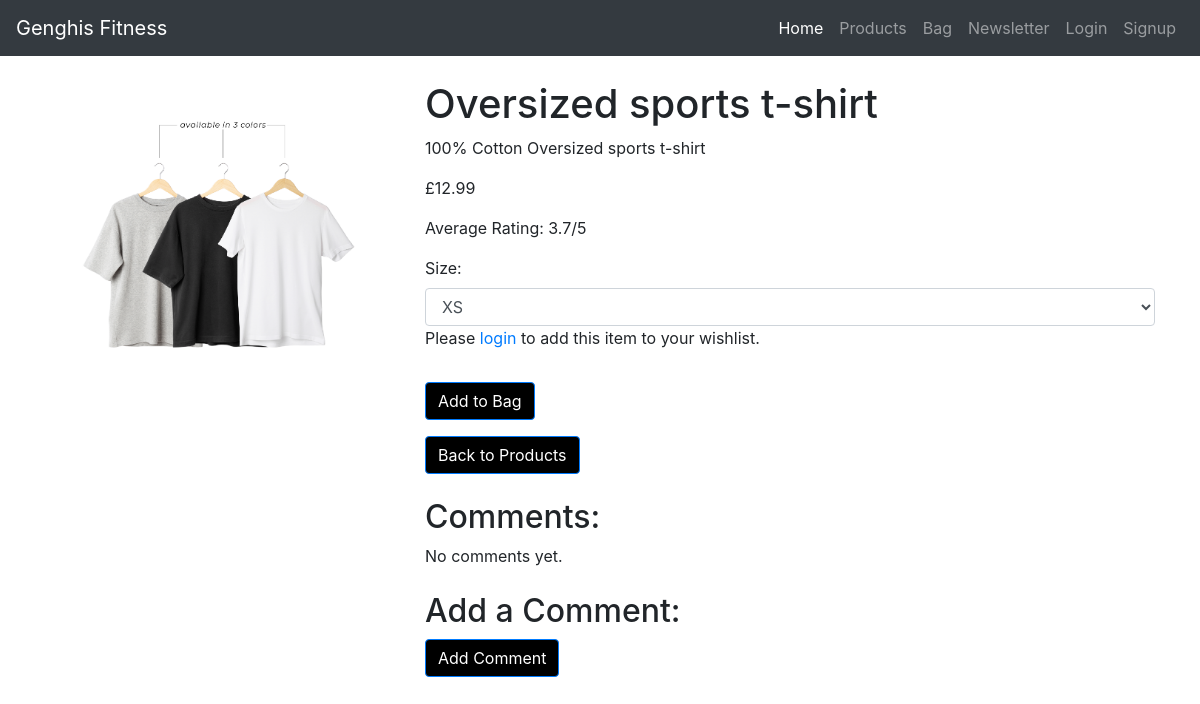
Page /products/product/2/ on the earlier database version.
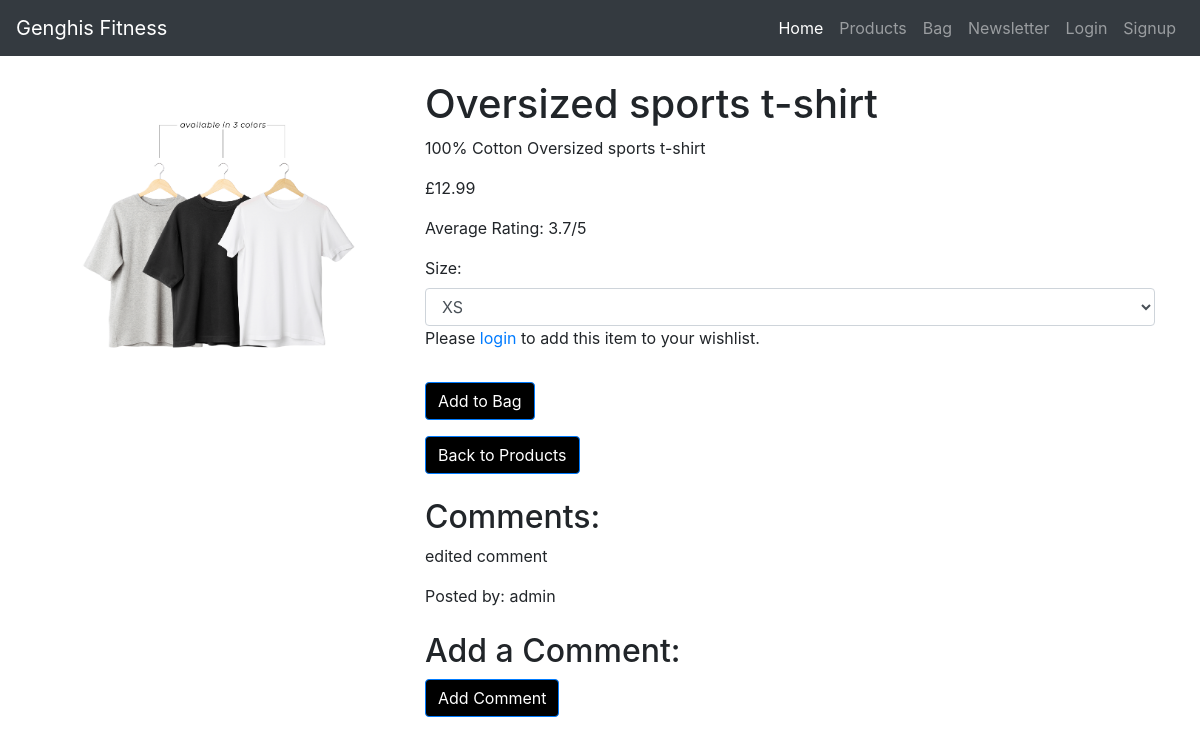
Same page on the later database version.
### products/models.py (models this page shows)
class Product(models.Model):
    name = models.CharField(max_length=100)
    description = models.TextField()
    price = models.DecimalField(max_digits=10, decimal_places=2)
    image = models.ImageField(upload_to='products/')
    created_at = models.DateTimeField(auto_now_add=True)
    category = models.ForeignKey('Category', on_delete=models.CASCADE, related_name='products')
    has_sizes = models.BooleanField(default=False, null=True, blank=True)

class Comment(models.Model):
    product = models.ForeignKey(Product, on_delete=models.CASCADE, related_name='comments')
    user = models.ForeignKey(User, on_delete=models.CASCADE)
    content = models.TextField()
    created_at = models.DateTimeField(auto_now_add=True)
    updated_at = models.DateTimeField(auto_now=True)

### products/views.py (the view, shortened to what this page needs)
# urls.py: path('product/<int:pk>/', ProductDetailView.as_view(), name='product_detail'),
class ProductDetailView(DetailView):
    model = Product
    template_name = 'products/product_detail.html'
    context_object_name = 'product'
    def get_context_data(self, **kwargs):
        context = super().get_context_data(**kwargs)
        product = self.get_object()
        average_rating = product.product_ratings.aggregate(average_rating=Avg('rating')).get('average_rating')
        context['average_rating'] = round(average_rating, 1) if average_rating is not None else 0
        context['has_rated'] = False
        if self.request.user.is_authenticated:
            existing_rating = ProductRating.objects.filter(product=product, user=self.request.user).first()
            if existing_rating:
                context['has_rated'] = True
        return context

### context/bag_processor.py (called while the page is built, shortened)
def bag_contents(request):
    bag_items = []
    total = 0
    product_count = 0
    bag = request.session.get('bag', {})
    context = {
        'bag_items': bag_items,
        'total': total,
        'product_count': product_count,
        'grand_total': total,
    }
    return context

### products/templates/products/product_detail.html (shortened to what this page needs)
{% extends "base.html" %}
{% load static %}
{% block content %}
<div class="container">
    <div class="row">
        <div class="col-md-4">
            <img src="{{ product.image.url }}" class="img-fluid" alt="Product Image">
        </div>
        <div class="col-md-8">
            <h1 class="mt-4">{{ product.name }}</h1>
            <p>{{ product.description }}</p>
            <p class="card-price">£{{ product.price }}</p>
            <p>Average Rating: {{ average_rating|floatformat:1 }}/5</p>
            {% if user.is_authenticated %}
                {% if not has_rated %}
                <form method="post" action="{% url 'products:product_detail' product.pk %}">
                        {% csrf_token %}
                        <div class="form-group">
                            <label for="rating">Rate this product:</label>
                            <select class="form-control" id="rating" name="rating">
                                <option value="1">1 star</option>
                                <option value="2">2 stars</option>
                                <option value="3">3 stars</option>
                                <option value="4">4 stars</option>
                                <option value="5">5 stars</option>
                            </select>
                        </div>
                        <button type="submit" class="btn btn-primary">Submit Rating</button>
                    </form>
                {% else %}
                    <p>You have already rated this product.</p>
                {% endif %}
                <form class="add-to-cart-form" method="POST" action="{% url 'bag:add_to_bag' item_id=product.pk %}">
                    {% csrf_token %}
                    <input type="hidden" name="product_id" value="{{ product.pk }}">
                    <input type="hidden" name="quantity" value="1">
                    <input type="hidden" name="redirect_url" value="{{ request.path }}">
                    {% if product.has_sizes %}
                        <label for="product_size">Size:</label>
                        <select name="product_size" id="product_size" class="form-control">
                            <option value="XS">XS</option>
                            <option value="S">S</option>
                            <option value="M">M</option>
                            <option value="L">L</option>
                            <option value="XL">XL</option>
                        </select>
                    {% endif %}
                    <button type="submit" class="btn btn-primary mt-3">Add to Bag</button>
                </form>
                <form class="add-to-wishlist-form" method="POST" action="{% url 'wishlist:add_to_wishlist' product_id=product.pk %}">
                    {% csrf_token %}
                    <input type="hidden" name="product_id" value="{{ product.pk }}">
                    <input type="hidden" name="redirect_url" value="{{ request.path }}">
                    {% if product.has_sizes %}
                        <div class="form-group">
                            <label for="product_size">Size:</label>
                            <select name="size" id="product_size" class="form-control" required>
                                <option value="XS">XS</option>
                                <option value="S">S</option>
                                <option value="M">M</option>
                                <option value="L">L</option>
                                <option value="XL">XL</option>
                            </select>
                        </div>
                    {% endif %}
                    <button type="submit" class="btn btn-primary mt-3">Add to Wishlist</button>
                </form>
            {% else %}
                <form class="add-to-cart-form" method="POST" action="{% url 'bag:add_to_bag' item_id=product.pk %}">
                    {% if product.has_sizes %}
                        <label for="product_size">Size:</label>
                        <select name="product_size" id="product_size" class="form-control">
                            <option value="XS">XS</option>
                        </select>
                    {% endif %}
                    <p>Please <a href="{% url 'account_login' %}">login</a> to add this item to your wishlist.</p>
                    <button type="submit" class="btn btn-primary mt-3">Add to Bag</button>
                </form>
            {% endif %}
            <div class="mt-3">
                <a href="{% url 'products:product_list' %}" class="btn btn-primary">Back to Products</a>
            </div>
            <div class="mt-4">
                <h2>Comments:</h2>
                {% for comment in product.comments.all %}
                    <div class="comment">
                        <p>{{ comment.content }}</p>
                        <p class="comment-user">Posted by: {{ comment.user.username }}</p>
                    </div>
                {% empty %}
                    <p>No comments yet.</p>
                {% endfor %}
            </div>
            <div class="mt-4">
                <h2>Add a Comment:</h2>
                <form method="post" action="{% url 'products:add_comment' product_id=product.id %}">
                    <button type="submit" class="btn btn-primary">Add Comment</button>
                </form>
            </div>
        </div>
    </div>
</div>
{% endblock %}

### templates/base.html (shortened to what this page needs)
{% load static %}
<!doctype html>
<html lang="en">
<head>
    {% block corecss %}
    <link rel="stylesheet" href="https://stackpath.bootstrapcdn.com/bootstrap/4.4.1/css/bootstrap.min.css">
    <link rel="stylesheet" href="{% static 'css/base.css' %}">
    {% endblock %}
</head>
<body>
<header>
    <nav class="navbar navbar-expand-lg navbar-dark bg-dark">
        <a class="navbar-brand" href="{% url 'home' %}">Genghis Fitness</a>
        <div class="collapse navbar-collapse" id="navbarNav">
            <ul class="navbar-nav ml-auto">
                <li class="nav-item active">
                    <a class="nav-link" href="{% url 'home' %}">Home <span class="sr-only">(current)</span></a>
                </li>
                <li class="nav-item">
                    <a class="nav-link" href="{% url 'products:product_list' %}">Products</a>
                </li>
                <li class="nav-item">
                    <a class="nav-link" href="{% url 'bag:view_bag' %}">
                         Bag
                    </a>
                </li>
                <li class="nav-item">
                    <a class="nav-link" href="{% url 'contact' %}">Newsletter</a>
                </li>
                {% if user.is_authenticated %}
                <li class="nav-item">
                    <a class="nav-link" href="{% url 'wishlist:wishlist' %}">Wishlist</a>
                </li>
                <li class="nav-item">
                    <a class="nav-link" href="{% url 'account_logout' %}">Logout</a>
                </li>
                {% else %}
                <li class="nav-item">
                    <a class="nav-link" href="{% url 'account_login' %}">Login</a>
                </li>
                <li class="nav-item">
                    <a class="nav-link" href="{% url 'account_signup' %}">Signup</a>
                </li>
                {% endif %}
            </ul>
        </div>
    </nav>
</header>
{% block content %}
{% endblock %}
</body>
</html>

### static/css/base.css (style rules this page uses)
body, html { height: 100%; margin: 0; padding: 0; }
.btn-primary { background-color: black; color: white; }

Differences in the rows shown:
added Comment: content "edited comment", user.username "admin"
Other differences:
text no longer shown: "No comments yet."
